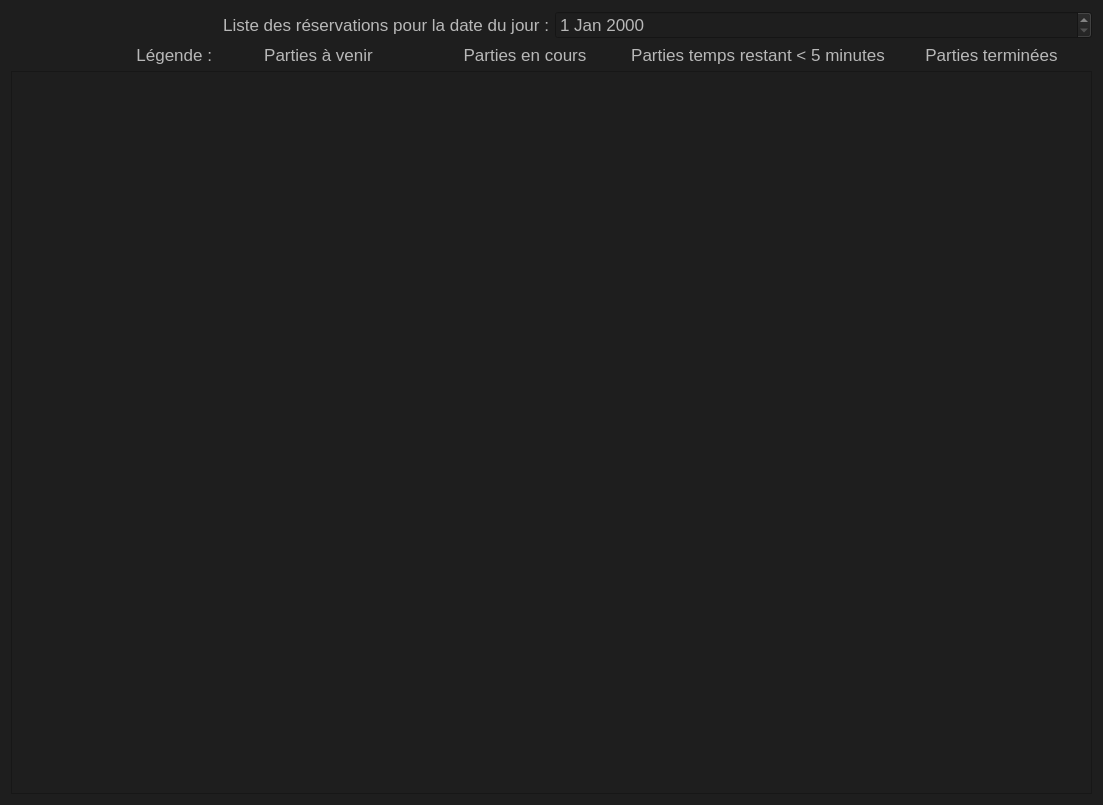
<?xml version="1.0" encoding="UTF-8"?>
<ui version="4.0">
 <class>MainWindow</class>
 <widget class="QWidget" name="MainWindow">
  <property name="geometry">
   <rect>
    <x>0</x>
    <y>0</y>
    <width>1103</width>
    <height>805</height>
   </rect>
  </property>
  <property name="windowTitle">
   <string>Booking List</string>
  </property>
  <property name="styleSheet">
   <string notr="true">background-color: #1e1e1e;
                color: #b8b8b8;
                font-family: Arial;
            </string>
  </property>
  <layout class="QVBoxLayout" name="verticalLayout">
   <item>
    <layout class="QHBoxLayout" name="horizontalLayout">
     <property name="sizeConstraint">
      <enum>QLayout::SetFixedSize</enum>
     </property>
     <item>
      <widget class="QLabel" name="labelTitle">
       <property name="font">
        <font>
         <family>Arial</family>
         <pointsize>13</pointsize>
        </font>
       </property>
       <property name="text">
        <string>Liste des réservations pour la date du jour :</string>
       </property>
       <property name="textFormat">
        <enum>Qt::RichText</enum>
       </property>
       <property name="alignment">
        <set>Qt::AlignRight|Qt::AlignTrailing|Qt::AlignVCenter</set>
       </property>
      </widget>
     </item>
     <item>
      <widget class="QDateEdit" name="dateToday">
       <property name="sizePolicy">
        <sizepolicy hsizetype="Preferred" vsizetype="Preferred">
         <horstretch>0</horstretch>
         <verstretch>0</verstretch>
        </sizepolicy>
       </property>
       <property name="font">
        <font>
         <family>Arial</family>
         <pointsize>13</pointsize>
        </font>
       </property>
      </widget>
     </item>
    </layout>
   </item>
   <item>
    <layout class="QHBoxLayout" name="horizontalLayout_2">
     <item>
      <widget class="QLabel" name="labelLegend">
       <property name="font">
        <font>
         <family>Arial</family>
         <pointsize>13</pointsize>
        </font>
       </property>
       <property name="text">
        <string>Légende :</string>
       </property>
       <property name="alignment">
        <set>Qt::AlignRight|Qt::AlignTrailing|Qt::AlignVCenter</set>
       </property>
      </widget>
     </item>
     <item>
      <widget class="QLabel" name="labelTocome">
       <property name="font">
        <font>
         <family>Arial</family>
         <pointsize>13</pointsize>
        </font>
       </property>
       <property name="text">
        <string>Parties à venir</string>
       </property>
       <property name="alignment">
        <set>Qt::AlignCenter</set>
       </property>
      </widget>
     </item>
     <item>
      <widget class="QLabel" name="labelStarted">
       <property name="font">
        <font>
         <family>Arial</family>
         <pointsize>13</pointsize>
        </font>
       </property>
       <property name="text">
        <string>Parties en cours</string>
       </property>
       <property name="alignment">
        <set>Qt::AlignCenter</set>
       </property>
      </widget>
     </item>
     <item>
      <widget class="QLabel" name="labelSoon">
       <property name="font">
        <font>
         <family>Arial</family>
         <pointsize>13</pointsize>
        </font>
       </property>
       <property name="text">
        <string>Parties temps restant &lt; 5 minutes</string>
       </property>
       <property name="alignment">
        <set>Qt::AlignCenter</set>
       </property>
      </widget>
     </item>
     <item>
      <widget class="QLabel" name="labelFinished">
       <property name="font">
        <font>
         <family>Arial</family>
         <pointsize>13</pointsize>
        </font>
       </property>
       <property name="text">
        <string>Parties terminées</string>
       </property>
       <property name="alignment">
        <set>Qt::AlignCenter</set>
       </property>
      </widget>
     </item>
    </layout>
   </item>
   <item>
    <widget class="QListWidget" name="bookingList">
     <property name="styleSheet">
      <string notr="true">background-color: #1e1e1e;
                            color: #b8b8b8;
                            font-family: Arial;
                            selection-background-color: #3A3238;
                            selection-color: #b8b8b8;
                        </string>
     </property>
    </widget>
   </item>
  </layout>
 </widget>
 <resources/>
 <connections/>
</ui>
